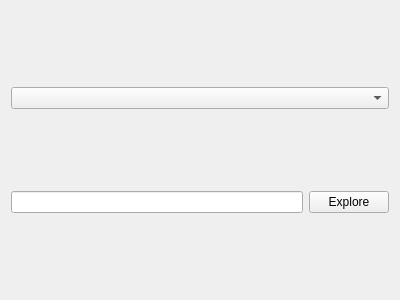
<?xml version="1.0" encoding="UTF-8"?>
<ui version="4.0">
 <class>PathSelectPage</class>
 <widget class="QWizardPage" name="PathSelectPage">
  <property name="geometry">
   <rect>
    <x>0</x>
    <y>0</y>
    <width>400</width>
    <height>300</height>
   </rect>
  </property>
  <property name="windowTitle">
   <string>WizardPage</string>
  </property>
  <layout class="QGridLayout" name="gridLayout">
   <item row="3" column="1">
    <widget class="QPushButton" name="button_explore">
     <property name="text">
      <string>Explore</string>
     </property>
    </widget>
   </item>
   <item row="2" column="0" colspan="2">
    <spacer name="verticalSpacer_3">
     <property name="orientation">
      <enum>Qt::Vertical</enum>
     </property>
     <property name="sizeHint" stdset="0">
      <size>
       <width>20</width>
       <height>40</height>
      </size>
     </property>
    </spacer>
   </item>
   <item row="3" column="0">
    <widget class="QLineEdit" name="edit_path"/>
   </item>
   <item row="0" column="0" colspan="2">
    <spacer name="verticalSpacer">
     <property name="orientation">
      <enum>Qt::Vertical</enum>
     </property>
     <property name="sizeHint" stdset="0">
      <size>
       <width>20</width>
       <height>40</height>
      </size>
     </property>
    </spacer>
   </item>
   <item row="6" column="0" colspan="2">
    <spacer name="verticalSpacer_2">
     <property name="orientation">
      <enum>Qt::Vertical</enum>
     </property>
     <property name="sizeHint" stdset="0">
      <size>
       <width>20</width>
       <height>40</height>
      </size>
     </property>
    </spacer>
   </item>
   <item row="1" column="0" colspan="2">
    <widget class="QComboBox" name="combobox_platform"/>
   </item>
  </layout>
 </widget>
 <resources/>
 <connections/>
</ui>
